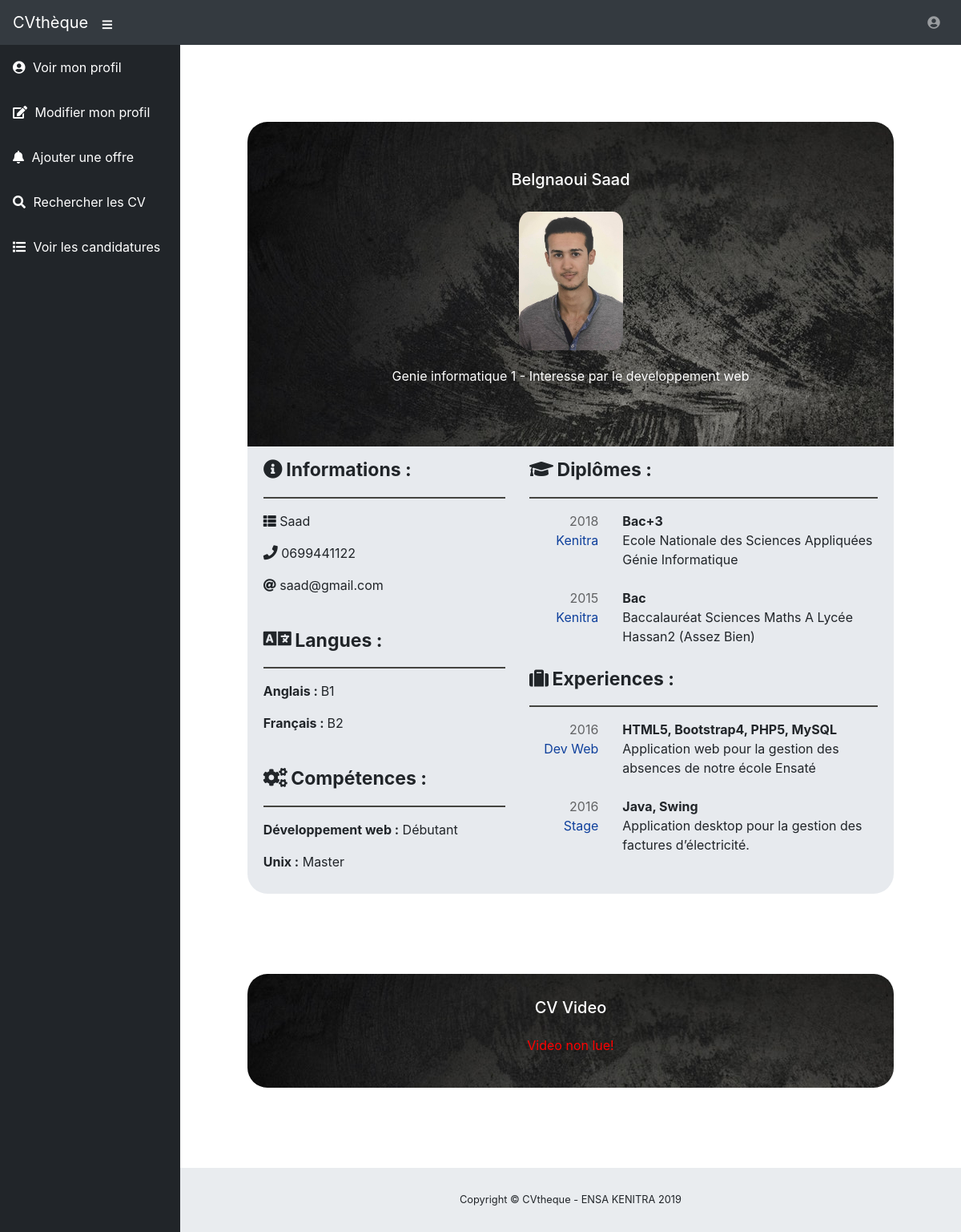
The page /entreprise/cvetudiant.php?apogee=Saad (signed in) on the database as committed earlier.
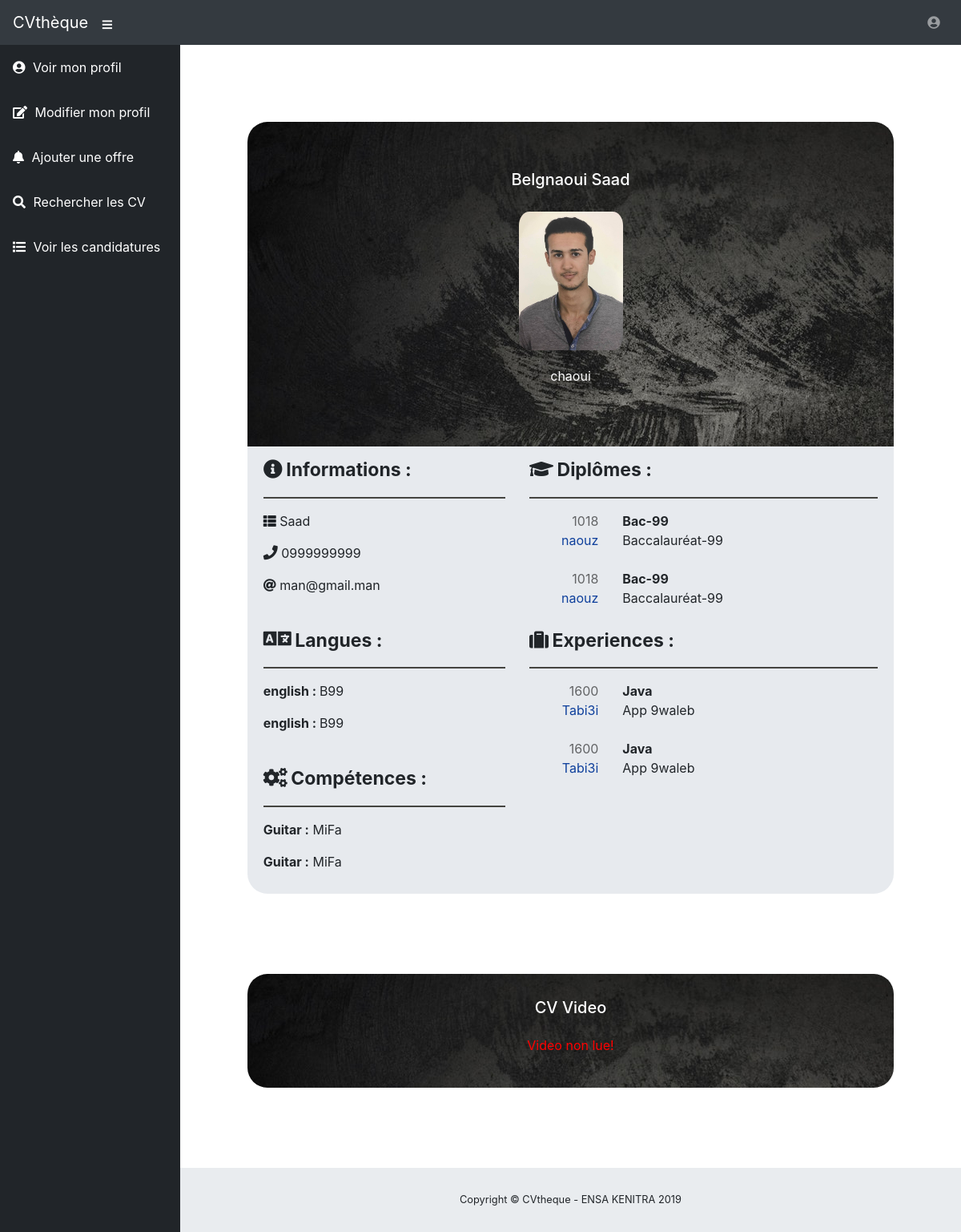
The same page on the database as committed later.
### tables this page shows
CREATE TABLE `etudiants` (
  `id` int(11) NOT NULL,
  `numero_apogee` varchar(255) NOT NULL,
  `nom` varchar(60) NOT NULL,
  `prenom` varchar(60) NOT NULL,
  `phone` varchar(30) NOT NULL,
  `email` varchar(255) NOT NULL,
  `description` varchar(255) NOT NULL,
  `image` varchar(255) DEFAULT NULL,
  `video` varchar(255) DEFAULT NULL
);

CREATE TABLE `langues_etudiant` (
  `id` int(20) NOT NULL,
  `numero_apogee` varchar(20) NOT NULL,
  `langue` varchar(20) NOT NULL,
  `niveau` varchar(20) NOT NULL
);

CREATE TABLE `competences` (
  `id` int(11) NOT NULL,
  `competence` varchar(255) DEFAULT NULL,
  `niveau` varchar(100) DEFAULT NULL,
  `apogee_etudiant` varchar(20) NOT NULL
);

CREATE TABLE `Diplomes_etudiant` (
  `id` int(11) NOT NULL,
  `etudiant_apogee` varchar(20) NOT NULL,
  `titre` varchar(20) NOT NULL,
  `ville` varchar(20) NOT NULL,
  `annee` varchar(20) NOT NULL,
  `description` varchar(150) NOT NULL
);

CREATE TABLE `experiences_etudiant` (
  `id` int(20) NOT NULL,
  `annee` varchar(20) NOT NULL,
  `titre` varchar(30) NOT NULL,
  `sous_domaine` varchar(60) NOT NULL,
  `description` varchar(200) NOT NULL,
  `etudiant_apogee` varchar(20) NOT NULL
);

### entreprise/cvetudiant.php (the view, shortened to what this page needs)
<?php
    if(isset($_SESSION['connected'])){
        $numero_apogee = $_GET['apogee'];
        require('../config/dbConnection.php');
        $query = "SELECT * FROM etudiants where numero_apogee='".$numero_apogee."'";
        $students = $conn->query($query);
        if($students->rowCount() == 1){
            $student = $students->fetch();
            $nom = $student['nom'];
            $prenom = $student['prenom'];
            $description = $student['description'];
            $imgPath = "../assets/imageprofil/".$student['image'];
            $vidPath = "../assets/cvVideo/".$student['video'];
            if(!file_exists($vidPath)){
                $vidPath = "";
            }
            $apogee = $numero_apogee;
            $tele = $student['phone'];
            $email = $student['email'];
        }
        $query = "SELECT * FROM etudiants where numero_apogee='".$numero_apogee."'";
        $students = $conn->query($query);
        if($students->rowCount() == 1){
            $student = $students->fetch();
            $nom = $student['nom'];
            $prenom = $student['prenom'];
            $description = $student['description'];
            $imgPath = "../assets/imageprofil/".$student['image'];
            $vidPath = "../assets/cvVideo/".$student['video'];
            if(!file_exists($vidPath)){
                $vidPath = "";
            }
            $apogee = $numero_apogee;
            $tele = $student['phone'];
            $email = $student['email'];
        }
        $query = "SELECT * FROM langues_etudiant where lower(numero_apogee)='".$numero_apogee."'";
        $languages = $conn->query($query);
        $query = "SELECT * FROM competences where lower(apogee_etudiant)='".$numero_apogee."'";
        $competences = $conn->query($query);
        $query = "SELECT * FROM Diplomes_etudiant where lower(etudiant_apogee)='".$numero_apogee."'";
        $diplomes = $conn->query($query);
        $query = "SELECT * FROM experiences_etudiant where lower(etudiant_apogee)='".$numero_apogee."'";
        $experiences = $conn->query($query);
    }
?>
<!DOCTYPE html>
<html lang="en">
<head>
  <?php require('../includes/styles.php'); ?>
</head>
<body id="page-top">
  <?php   require('../includes/topnav.php'); ?>
  <div id="wrapper">
    <?php   require('../includes/sidenav.php'); ?>
    <div id="content-wrapper">
      <div id="container-fluid">
        <div class="row">
            <div class="col-sm-1">
            </div>
            <div class="profile col-sm-10">
                <div class="card">
                    <div class="card-body profile-header">
                        <h5 class="name"><?= $nom ?> <?= $prenom ?></h5>
                        <img class="tof" width="130" src="<?=$imgPath?>" alt="">
                        <p class="desc"><?= $description ?><p>
                    </div>
                    <div class="card-footer">
                        <div class="row">
                            <div class="col-sm-5">
                                <i class="fas fa-info-circle cv-icon"></i> <span class="cv-label">Informations :</span>
                                <hr class="hr">
                                <p class="apogee"><i class="fas fa-th-list"></i>  <?= $apogee ?><p>
                                <p class="phone"><i class="fas fa-phone cv-icon-small"></i> <?= $tele ?><p>
                                <p class="phone"><i class="fas fa-at"></i> <?= $email ?><p>
                                <br>
                                <i class="fas fa-language cv-icon-lang"></i> <span class="cv-label">Langues :</span>
                                <hr class="hr">
                                <?php
                                    while($language = $languages->fetch()){
                                ?>
                                    <p><strong><?= $language['langue'] ?> : </strong>  <?= $language['niveau'] ?></p>
                                <?php
                                    }
                                ?>
                                <br>
                                <i class="fas fa-cogs cv-icon"></i> <span class="cv-label">Compétences :</span>
                                <hr class="hr">
                                <?php
                                    while($competence = $competences->fetch()){
                                ?>
                                    <p><strong><?= $competence['competence'] ?> :</strong> <?= $competence['niveau'] ?></p>
                                <?php
                                    }
                                ?>
                            </div>
                            <div class="col-sm-7">
                                <i class="fas fa-graduation-cap cv-icon"></i> <span class="cv-label">Diplômes :</span>
                                <hr class="hr">
                                <?php
                                    while($diplome = $diplomes->fetch()){
                                ?>
                                    <div class="row">
                                        <div class="col-sm-3 diplome-annee">
                                            <?= $diplome['annee'] ?>
                                        </div>
                                        <div class="col-sm-9 diplome-titre">
                                            <?= $diplome['titre'] ?>
                                        </div>
                                    </div>
                                    <div class="row">
                                        <div class="col-sm-3 diplome-ville">
                                            <?= $diplome['ville'] ?>
                                        </div>
                                        <div class="col-sm-9 diplome-description">
                                            <?= $diplome['description'] ?>
                                        </div>
                                    </div>
                                    <br>
                                <?php
                                    }
                                ?>
                                <i class="fas fa-suitcase cv-icon"></i> <span class="cv-label"> Experiences :</span>
                                <hr class="hr">
                                <?php
                                    while($experience = $experiences->fetch()){
                                ?>
                                    <div class="row">
                                        <div class="col-sm-3 experience-annee">
                                            <?= $experience['annee'] ?>
                                        </div>
                                        <div class="col-sm-9 experience-titre">
                                            <?= $experience['titre'] ?>
                                        </div>
                                    </div>
                                    <div class="row">
                                        <div class="col-sm-3 experience-sous_domaine">
                                            <?= $experience['sous_domaine'] ?>
                                        </div>
                                        <div class="col-sm-9 experience-description">
                                            <?= $experience['description'] ?>
                                        </div>
                                    </div>
                                    <br>
                                <?php
                                    }
                                ?>
                            </div>
                        </div>
                    </div>
                    <div class="card-body profile-footer">
                            <h5 class="cv-video-name">CV Video</h5>
                    <?php
                        if($vidPath==""){
                    ?>
                        <p class="errorVideo">Video non lue!</p>
                    <?php
                        }
                    ?>
                    </div>
                </div>
            </div>
        </div>
        <?php   require('../includes/footer.php'); ?>
      </div>
    </div>
  </div>
</body>
</html>

### includes/styles.php
<link href="../sources/vendor/bootstrap/css/bootstrap.min.css" rel="stylesheet">
<link href="../sources/vendor/fontawesome-free/css/all.min.css" rel="stylesheet" type="text/css">
<link href="../sources/vendor/datatables/dataTables.bootstrap4.css" rel="stylesheet">
<link href="../sources/css/sb-admin.css" rel="stylesheet">
<link href="../sources/css/myCss.css" rel="stylesheet">

### includes/topnav.php (shortened to what this page needs)
<nav class="navbar navbar-expand navbar-dark bg-dark static-top d-flex justify-content-between">
  <div class="navbar-brand-and-bars">
    <a class="navbar-brand mr-1" href="">CVthèque</a>
    <button class="btn btn-link btn-sm text-white order-1 order-sm-0" id="sidebarToggle" href="#">
      <i class="fas fa-bars"></i>
    </button>
  </div>
  <ul class="navbar-nav ml-auto ml-md-0">
    <li class="nav-item dropdown no-arrow">
      <a class="nav-link dropdown-toggle" href="#" id="userDropdown" role="button" data-toggle="dropdown" aria-haspopup="true" aria-expanded="false">
        <i class="fas fa-user-circle fa-fw"></i>
      </a>
    </li>
  </ul>
</nav>

### includes/sidenav.php (shortened to what this page needs)
<ul class="sidebar navbar-nav">
  <?php if(isset($_SESSION['connected']) && isset($_SESSION['type']) && $_SESSION['type'] == 'entreprise'){ ?>
    <li class="nav-item active">
      <a class="nav-link" href="index.php">
        <i class="fas fa-user-circle"></i>
        <span class="menu-label"> Voir mon profil</span>
      </a>
    </li>
    <li class="nav-item active">
      <a class="nav-link" href="modifierProfil.php">
        <i class="fas fa-edit"></i>
        <span class="menu-label"> Modifier mon profil</span>
      </a>
    </li>
    <li class="nav-item active">
      <a class="nav-link" href="ajouterOffre.php">
        <i class="fas fa-bell"></i>
        <span class="menu-label"> Ajouter une offre</span>
      </a>
    </li>
    <li class="nav-item active">
      <a class="nav-link" href="listerCvs.php">
        <i class="fas fa-search"></i>
        <span class="menu-label"> Rechercher les CV</span>
      </a>
    </li>
    <li class="nav-item active">
      <a class="nav-link" href="listerCandidatures.php">
        <i class="fas fa-list"></i>
        <span class="menu-label"> Voir les candidatures</span>
      </a>
    </li>
  <?php } ?>
</ul>

### includes/footer.php
<footer class="sticky-footer">
  <div class="container my-auto">
    <div class="copyright text-center my-auto">
      <span>Copyright © CVtheque - ENSA KENITRA <?php echo date('Y'); ?></span>
    </div>
  </div>
</footer>

### sources/css/sb-admin.css (style rules this page uses)
html { position: relative; min-height: 100%; }
body { height: 100%; }
#wrapper { display: -webkit-box; display: -ms-flexbox; display: flex; }
#wrapper #content-wrapper { overflow-x: hidden; width: 100%; padding-top: 1rem; padding-bottom: 80px; }
.navbar-nav .nav-item.active .nav-link { color: #fff; }
.navbar-nav .nav-item.dropdown .dropdown-toggle::after { width: 1rem; text-align: center; float: right; vertical-align: 0; border: 0; font-weight: 900; content: '\f105'; font-family: 'Font Awesome 5 Free'; }
.navbar-nav .nav-item.dropdown.no-arrow .dropdown-toggle::after { display: none; }
.sidebar { width: 90px !important; background-color: #212529; min-height: calc(100vh - 56px); }
.sidebar .nav-item:last-child { margin-bottom: 1rem; }
.sidebar .nav-item .nav-link { text-align: center; padding: 0.75rem 1rem; width: 90px; }
.sidebar .nav-item .nav-link span { font-size: 0.65rem; display: block; }
.sidebar .nav-item .nav-link { color: rgba(255, 255, 255, 0.5); }
@media (min-width: 768px) { .sidebar { width: 225px !important; } }
@media (min-width: 768px) { .sidebar .nav-item .nav-link { display: block; width: 100%; text-align: left; padding: 1rem; width: 225px; } }
@media (min-width: 768px) { .sidebar .nav-item .nav-link span { font-size: 1rem; display: inline; } }
:root { --input-padding-x: 0.75rem; --input-padding-y: 0.75rem; }
footer.sticky-footer { display: -webkit-box; display: -ms-flexbox; display: flex; position: absolute; right: 0; bottom: 0; width: calc(100% - 90px); height: 80px; background-color: #e9ecef; }
footer.sticky-footer .copyright { line-height: 1; font-size: 0.8rem; }
@media (min-width: 768px) { footer.sticky-footer { width: calc(100% - 225px); } }

### includes/sidenav.php (style rules this page uses)
.menu-label { margin-left: 5px; }

### entreprise/cvetudiant.php (style rules this page uses)
.errorVideo { padding-top: 5px; padding-bottom: 5px; color: red; text-align: center; }
.diplome-annee { text-align: right; color: rgba(0, 0, 0, 0.575); }
.diplome-ville { text-align: right; color: rgb(15, 64, 156); }
.diplome-titre { font-weight: bold; }
.experience-annee { text-align: right; color: rgba(0, 0, 0, 0.575); }
.experience-sous_domaine { text-align: right; color: rgb(15, 64, 156); }
.experience-titre { font-weight: bold; }
.profile { margin-top: 80px; }
.card { border-style: none; margin-bottom : 100px; }
.profile-header { background-image: url("../assets/backgrounds/profileBack.jpeg"); border-radius: 25px 25px 0px 0px!important; border-style: none; }
.profile-footer { margin-top: 100px; background-image: url("../assets/backgrounds/profileBack.jpeg"); border-radius: 25px 25px 25px 25px !important; border-style: none; }
.card-footer { background: rgba(200,207,215,0.43); border-style: none; border-radius: 0px 0px 25px 25px!important; }
.name { padding-top: 40px; padding-bottom: 20px; color: white; text-align: center; }
.cv-video-name { padding-top: 10px; padding-bottom: 10px; color: white; text-align: center; }
.desc { padding-top: 20px; padding-bottom: 40px; color: white; text-align: center; }
.tof { display: block; margin-left: auto; margin-right: auto; border-radius: 10%; }
.cv-icon { font-size: 24px; }
.cv-icon-lang { font-size: 28px; }
.cv-icon-small { font-size: 18px; }
.cv-label { font-size: 23px; font-weight: bold; }
.hr { border-top: 2px solid rgb(68, 68, 64); }

Rows that differ between the two databases and show on the page:
changed etudiants "Belgnaoui": description "Genie informatique 1 - Interesse par le developpement web" → "chaoui"; phone "0699441122" → "0999999999"; email "saad@gmail.com" → "man@gmail.man"
changed langues_etudiant (number 1 of 2 on the later page): langue "Anglais" → "english"; niveau "B1" → "B99"
changed langues_etudiant (number 2 of 2 on the later page): langue "Français" → "english"; niveau "B2" → "B99"
changed competences (number 1 of 2 on the later page): competence "Développement web" → "Guitar"; niveau "Débutant" → "MiFa"
changed competences (number 2 of 2 on the later page): competence "Unix" → "Guitar"; niveau "Master" → "MiFa"
changed diplomes_etudiant (number 1 of 2 on the later page): annee "2018" → "1018"; titre "Bac+3" → "Bac-99"; ville "Kenitra" → "naouz"; description "Ecole Nationale des Sciences Appliquées Génie Informatique" → "Baccalauréat-99"
changed diplomes_etudiant (number 2 of 2 on the later page): annee "2015" → "1018"; titre "Bac" → "Bac-99"; ville "Kenitra" → "naouz"; description "Baccalauréat Sciences Maths A Lycée Hassan2 (Assez Bien)" → "Baccalauréat-99"
changed experiences_etudiant (number 1 of 2 on the later page): annee "2016" → "1600"; titre "HTML5, Bootstrap4, PHP5, MySQL" → "Java"; sous_domaine "Dev Web" → "Tabi3i"; description "Application web pour la gestion des absences de notre école Ensaté" → "App 9waleb"
changed experiences_etudiant (number 2 of 2 on the later page): annee "2016" → "1600"; titre "Java, Swing" → "Java"; sous_domaine "Stage" → "Tabi3i"; description "Application desktop pour la gestion des factures d’électricité." → "App 9waleb"
